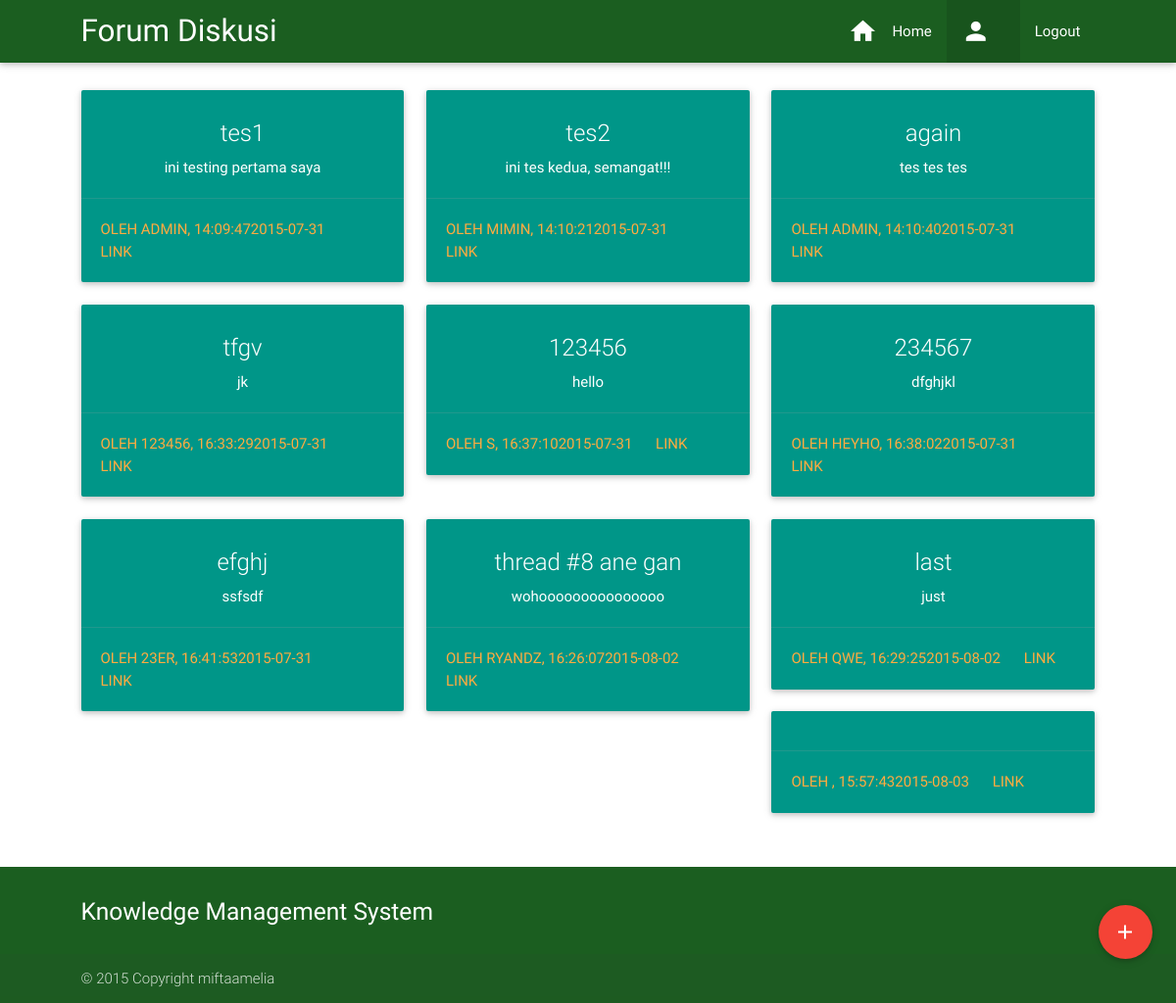
The app's page /forum/static/forum.php, older data.
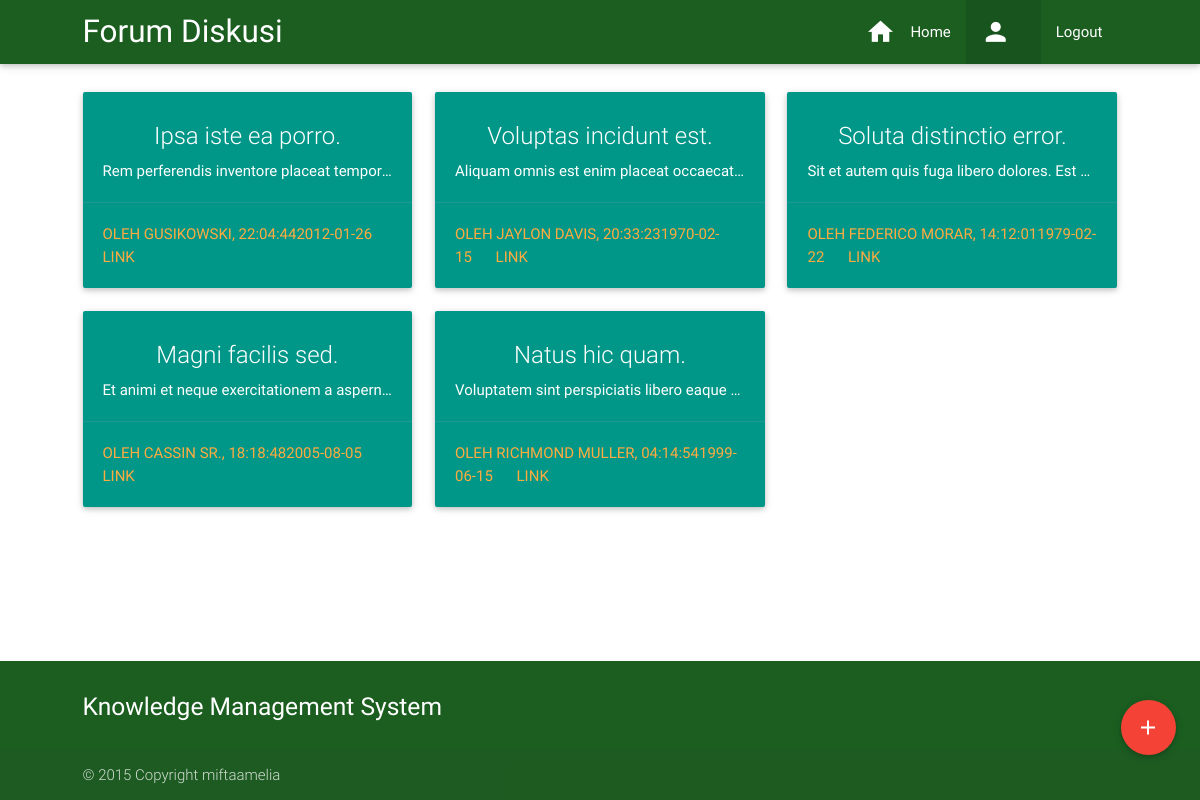
The same page, newer data.
### tables this page shows
CREATE TABLE IF NOT EXISTS `forum` (
  `id` int(11) NOT NULL AUTO_INCREMENT,
  `judul` varchar(50) DEFAULT NULL,
  `isi` text,
  `user` varchar(50) DEFAULT NULL,
  `tgl` date DEFAULT NULL,
  `jam` time DEFAULT NULL,
  PRIMARY KEY (`id`)
);

### forum/static/forum.php (the view, shortened to what this page needs)
<?php
	$user = $_SESSION['user'];
?>
<html>
    <head>
	    <link href="../../asset/css/materialize.min.css" rel="stylesheet">
    </head>
    <body>
	    <header>
	        <nav class="green darken-4">
	            <div class="nav-wrapper container">
	                <a class="brand-logo">Forum Diskusi</a>
	                <ul id="nav-mobile" class="right hide-on-med-and-down">
						<li><a href="forum.php"><i class="mdi-action-home left"></i>Home</a></li>
						<li class="active"><a><i class="mdi-social-person left"></i><?php echo $user ?></a></li>
						<li><a href="index.php">Logout</a></li>
				    </ul>
	            </div>
	        </nav>
	    </header>
	    <main style="margin-top:20px;">
	        <div class="container">
	            <div class="row">
	<?php
		$q = "SELECT * from forum";
		$sql = mysql_query ($q);
		while ($hasil = mysql_fetch_array ($sql)) {
	?>
	                <div class="col s4">
						<div class="card teal">
							<div class="card-content white-text center-align">
								<span class="card-title"><?php echo $hasil['judul']?></span>
								<p class="truncate"><?php echo $hasil['isi']?></p>
							</div>
							<div class="card-action">
								<a>oleh <?php echo $hasil['user']?>, <?php echo $hasil['jam']?><?php echo $hasil['tgl']?></a>
								<a href="tampil.php?id=<?php echo $hasil['id'] ?>">link</a>
							</div>
						</div>
	                </div>
	<?php } ?>
	            </div>
	        </div>
	    </main>
	    <footer class="page-footer green darken-4">
	        <div class="container">
	            <div class="row">
	                <div class="col l6 s12">
	                    <h5 class="white-text">Knowledge Management System</h5>
	                </div>
	            </div>
	        </div>
	        <div class="footer-copyright">
	            <div class="container">
	                © 2015 Copyright miftaamelia
	            </div>
	        </div>
	    </footer>
<div class="fixed-action-btn" style="bottom: 45px; right: 24px;">
	<a class="btn-floating btn-large red" href="baru.php">
		<i class="large mdi-content-add"></i>
	</a>
</div>
    </body>
</html>

### forum/static/forum.php (style rules this page uses)
body { display: flex; min-height: 100vh; flex-direction: column; }
main { flex: 1 0 auto }
.container { width:90% }

Row changes from the older to the newer data that the page shows:
removed forum: judul "tes1", isi "ini testing pertama saya", user "ADMIN", jam "14:09:47", tgl "2015-07-31"
removed forum: judul "tes2", isi "ini tes kedua, semangat!!!", user "MIMIN", jam "14:10:21", tgl "2015-07-31"
removed forum: judul "tfgv", isi "jk", user "123456", jam "16:33:29", tgl "2015-07-31"
removed forum: judul "123456", isi "hello", user "S", jam "16:37:10", tgl "2015-07-31"
removed forum: judul "234567", isi "dfghjkl", user "HEYHO", jam "16:38:02", tgl "2015-07-31"
removed forum: judul "efghj", isi "ssfsdf", user "23ER", jam "16:41:53", tgl "2015-07-31"
removed forum: judul "thread #8 ane gan", isi "wohooooooooooooooo", user "RYANDZ", jam "16:26:07", tgl "2015-08-02"
removed forum: judul "last", isi "just", user "QWE", jam "16:29:25", tgl "2015-08-02"
removed forum: jam "15:57:43", tgl "2015-08-03"
added forum: judul "Ipsa iste ea porro.", isi "Rem perferendis inventore placeat tempore.", user "GUSIKOWSKI", jam "22:04:44", tgl "2012-01-26"
added forum: judul "Voluptas incidunt est.", isi "Aliquam omnis est enim placeat occaecat…", user "JAYLON DAVIS", jam "20:33:23", tgl "1970-02-15"
changed forum: judul "again" → "Soluta distinctio error."; isi "tes tes tes" → "Sit et autem quis fuga libero dolores. Est…"; user "ADMIN" → "FEDERICO MORAR"; jam "14:10:40" → "14:12:01"; tgl "2015-07-31" → "1979-02-22"
added forum: judul "Magni facilis sed.", isi "Et animi et neque exercitationem a aspern…", user "CASSIN SR.", jam "18:18:48", tgl "2005-08-05"
added forum: judul "Natus hic quam.", isi "Voluptatem sint perspiciatis libero eaque…", user "RICHMOND MULLER", jam "04:14:54", tgl "1999-06-15"
